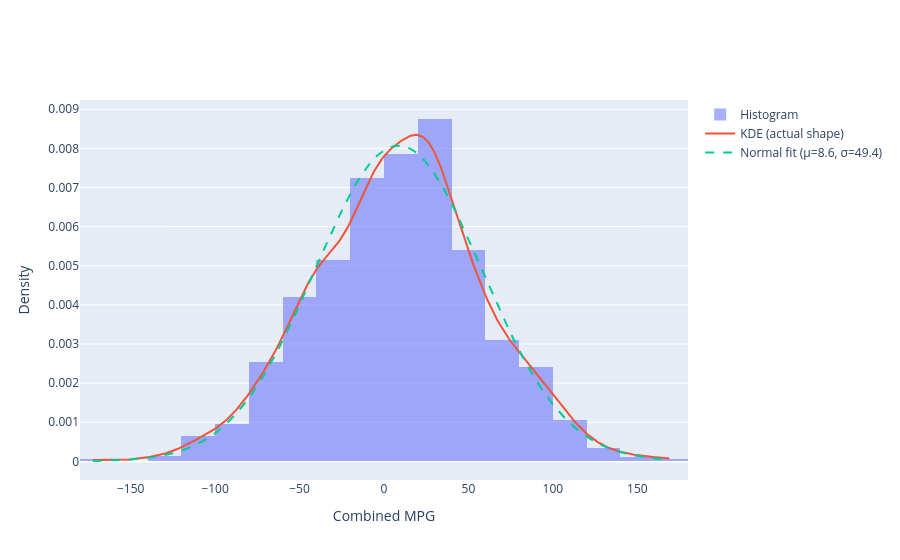

Notebook code cell kept with this figure:
### Markdown cell above
3. Combined MPG

### Code cell
# your code here
from scipy.stats import norm, gaussian_kde

fig = go.Figure()

# Layer 1: density histogram
fig.add_trace(go.Histogram(
    x=data, nbinsx=30,
    histnorm="probability density",
    opacity=0.55, name="Histogram"
))

# Layer 2: KDE — smooth empirical curve, no distribution assumption
kde   = gaussian_kde(data)
x_kde = np.linspace(data.min(), data.max(), 400)
fig.add_trace(go.Scatter(
    x=x_kde, y=kde(x_kde), mode="lines", name="KDE (actual shape)"
))

# Layer 3: norm.fit() estimates the best μ and σ if data WERE normal
# Combined MPG has skewness=1.07 — the highest of the 3 columns
# so the right tail separation between KDE and dashed PDF is most visible here
fitted_mean, fitted_std = norm.fit(data)
x_pdf = np.linspace(data.min(), data.max(), 400)
fig.add_trace(go.Scatter(
    x=x_pdf, y=norm.pdf(x_pdf, loc=fitted_mean, scale=fitted_std),
    mode="lines", line=dict(dash="dash"),
    name=f"Normal fit (μ={fitted_mean:.1f}, σ={fitted_std:.1f})"
))

fig.update_xaxes(title_text="Combined MPG")
fig.update_yaxes(title_text="Density")
fig.show()

### Figure 1 — Plotly figure (JSON) as saved in the notebook; plotly's stock layout.template omitted (floating-point values rounded to 4 significant figures; data arrays with more than 128 entries replaced by an {"elided": "..."} marker saying what was removed)
{"data": [{"histnorm": "probability density", "name": "Histogram", "nbinsx": 30, "opacity": 0.55, "type": "histogram", "x": {"elided": "1000 float values"}}, {"mode": "lines", "name": "KDE (actual shape)", "type": "scatter", "x": {"elided": "400 float values"}, "y": {"elided": "400 float values"}}, {"line": {"dash": "dash"}, "mode": "lines", "name": "Normal fit (μ=8.6, σ=49.4)", "type": "scatter", "x": {"elided": "400 float values"}, "y": {"elided": "400 float values"}}], "layout": {"xaxis": {"title": {"text": "Combined MPG"}}, "yaxis": {"title": {"text": "Density"}}}}
